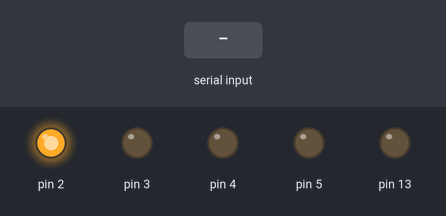
The sketch below on a simulated Arduino Uno, built with avr-gcc and run on an emulated ATmega328P. On the bench: output pins drawn as LEDs (lit = HIGH). The inputs (shaded band) are chosen by the test bench.

Above: at 1.2 s.
1.3 s: "90,45\n" received over Serial
At 2.1 s:
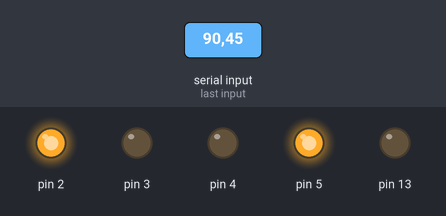
At 3.7 s:
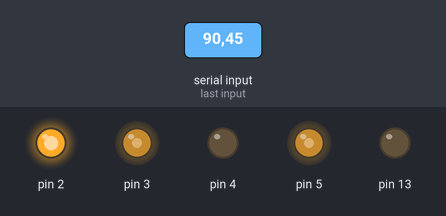
4.3 s: "30,150\n" received over Serial
At 4.9 s:
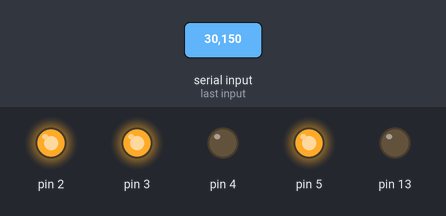
Timing chart, 0 to 13.3 s (numbered marks = the images above; inputs shaded):
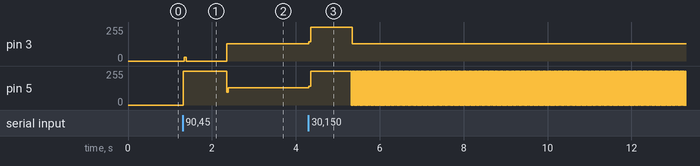

The sketch:

robonejo_conducaoROS.ino
```cpp
/*    _              __  _
     | |            / _|| |
 ___ | |__    __ _ | |_ | |_
/ __|| '_ \  / _` ||  _|| __|
\__ \| | | || (_| || |  | |_
|___/|_| |_| \__,_||_|   \__|

 *   DESENVOLVIDO POR VITOR SHAFT EM 17-JAN-2023
 *   ULTIMO UPDATE: 07-MAI-2024
 * https://github.com/vitorshaft/
 * https://instagram.com/shaftrobotica
 * shaftrobotica@gmail.com
 */

//IMPLEMENTAR THREADING
/*
#include <Thread.h>
#include <ThreadController.h>

//inicia controlador das threads a serem criadas
ThreadController controle = ThreadController();

*/
#include <SoftwareSerial.h>

SoftwareSerial mySerial(7, 9); // RX, TX

long tempo = 0;
int tempoE = 0;
int tempoD = 0;
int posicao = 0;  //inicia com valor de parada

void direito(int tempo){
  for(int i = 0; i<tempo; i++){
    digitalWrite(3, HIGH);
    delayMicroseconds(100);
    digitalWrite(3, LOW);
    delayMicroseconds(100);
  }
}

void esquerdo(int tempo){
  for(int i = 0; i<tempo; i++){
    digitalWrite(5, HIGH);
    delayMicroseconds(100);
    digitalWrite(5, LOW);
    delayMicroseconds(100);
  }
}

void conducaoEsq(int periodo){
  if((tempoE+periodo)< millis()){
    digitalWrite(5, HIGH);
    delayMicroseconds(periodo);
    digitalWrite(5, LOW);
    delayMicroseconds(periodo);
    tempoE = millis();
  }
}

void conducaoDir(int periodo){
  if((tempoD+periodo)< millis()){
    digitalWrite(3, HIGH);
    delayMicroseconds(periodo);
    digitalWrite(3, LOW);
    delayMicroseconds(periodo);
    tempoD = millis();
  }
}

void setup() {
  tempo = millis();
  Serial.begin(9600);
  while (!Serial) {
    ; // wait for serial port to connect. Needed for native USB port only
  }
  mySerial.begin(9600);
  pinMode(2, OUTPUT);
  pinMode(3, OUTPUT);
  pinMode(4, OUTPUT);
  pinMode(5, OUTPUT);
  pinMode(13,OUTPUT);
  digitalWrite(2, HIGH);
  digitalWrite(4, LOW);
}

void loop() {
  long tempo = millis();

  if(Serial.available()){
    posicao = Serial.parseInt(SKIP_ALL, '\n');
    //digitalWrite(13,!digitalRead(13));
    //delay(50);
    //Serial.println("comando recebido: "+ String(posicao));
  }
  if(posicao > 0){
    for(int dif = int(posicao); dif > 0; dif--){
      digitalWrite(3, !digitalRead(3));
    delayMicroseconds(100);
    }
    digitalWrite(5, !digitalRead(5));
  }
  else if(posicao < 0){
    for(int dif = int(posicao); dif < 0; dif++){
      digitalWrite(5, !digitalRead(5));
    delayMicroseconds(100);
    }
    digitalWrite(3, !digitalRead(3));
  }
  else{
    digitalWrite(3, LOW);
    digitalWrite(5, LOW);
    delayMicroseconds(100);
  }
  /*
  if(Serial.available()){

    Serial.println(posicao);
  }

  switch (posicao){
    case 8:
    digitalWrite(3, !digitalRead(3));
    delayMicroseconds(100);
    break;

    case 1:
    digitalWrite(3, !digitalRead(3));
    delayMicroseconds(100);
    digitalWrite(5, !digitalRead(5));
    digitalWrite(3, !digitalRead(3));
    delayMicroseconds(100);
    break;

    case 2:
    digitalWrite(3, !digitalRead(3));
    digitalWrite(5, !digitalRead(5));
    delayMicroseconds(100);
    digitalWrite(5, !digitalRead(5));
    digitalWrite(3, !digitalRead(3));
    delayMicroseconds(100);
    break;

    case 3:
    digitalWrite(5, !digitalRead(5));
    delayMicroseconds(100);
    digitalWrite(5, !digitalRead(5));
    digitalWrite(3, !digitalRead(3));
    delayMicroseconds(100);
    break;

    case 4:
    digitalWrite(5, !digitalRead(5));
    delayMicroseconds(100);
    break;

    case 5:
    digitalWrite(3, LOW);
    digitalWrite(5, LOW);
    delayMicroseconds(100);
    break;
    //para engatar a re
    case 6:
    digitalWrite(2, LOW);
    digitalWrite(4, HIGH);
    delayMicroseconds(100);
    break;
    //para voltar para frente
    case 7:
    digitalWrite(2, HIGH);
    digitalWrite(4, LOW);
    delayMicroseconds(100);
    break;
  }
  //Serial.println(posicao);
  */

}
```

Measured:
- after the input at 1.3 s, pin 3: 0/255 → 128/255 after 1.1 s; pin 5: 0/255 → 255/255 at once, → 130/255 1.0 s later
- after the input at 4.3 s, pin 3: 128/255 → 255/255 at once, → 128/255 1.0 s later
